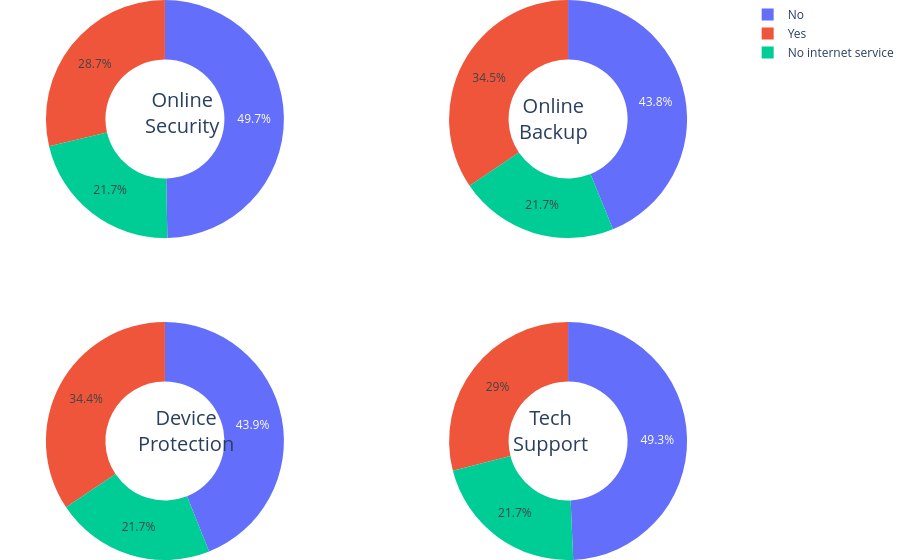

Notebook source saved alongside this figure:
### Markdown cell above
### OnlineSecurity, OnlineBackup, DeviceProtection, TechSupport

### Code cell
# Create subplots: use 'domain' type for Pie subplot
fig = make_subplots(rows=2, cols=2, specs=[[{'type':'domain'}, {'type':'domain'}],[{'type':'domain'}, {'type':'domain'}]])

fig.add_trace(go.Pie(labels=df_churn['OnlineSecurity'].value_counts().index, values=df_churn['OnlineSecurity'].value_counts().values, name="Online Security"),
              1, 1)
fig.add_trace(go.Pie(labels=df_churn['OnlineBackup'].value_counts().index, values=df_churn['OnlineBackup'].value_counts().values, name="Online Backup"),
              1, 2)
fig.add_trace(go.Pie(labels=df_churn['DeviceProtection'].value_counts().index, values=df_churn['DeviceProtection'].value_counts().values, name="Device Protection"),
              2, 1)
fig.add_trace(go.Pie(labels=df_churn['TechSupport'].value_counts().index, values=df_churn['TechSupport'].value_counts().values, name="Tech Support"),
              2, 2)

# donut-like pie chart
fig.update_traces(hole=.5, hoverinfo="label+percent")

fig.update_layout(

    # Add annotations in the center of the donut pies.
    annotations=[dict(text='Online<br>Security', x=0.195, y=0.85, font_size=20, showarrow=False),
                 dict(text='Online<br>Backup', x=0.805, y=0.84, font_size=20, showarrow=False),
                 dict(text='Device<br>Protection', x=0.185, y=0.18, font_size=20, showarrow=False),
                 dict(text='Tech<br>Support', x=0.805, y=0.18, font_size=20, showarrow=False)])
fig.update_layout(margin=dict(t=0, b=0, l=0, r=0))
fig.show()



printmd("### 'Online Backup', 'Device Protection' and 'Online Security', 'Tech Support' has similar distribution")

### Figure 1 — Plotly figure (JSON) as saved in the notebook; plotly's stock layout.template omitted (floating-point values rounded to 4 significant figures)
{"data": [{"domain": {"x": [0, 0.45], "y": [0.575, 1]}, "hole": 0.5, "hoverinfo": "label+percent", "labels": ["No", "Yes", "No internet service"], "name": "Online Security", "type": "pie", "values": [3498, 2019, 1526]}, {"domain": {"x": [0.55, 1], "y": [0.575, 1]}, "hole": 0.5, "hoverinfo": "label+percent", "labels": ["No", "Yes", "No internet service"], "name": "Online Backup", "type": "pie", "values": [3088, 2429, 1526]}, {"domain": {"x": [0, 0.45], "y": [0, 0.425]}, "hole": 0.5, "hoverinfo": "label+percent", "labels": ["No", "Yes", "No internet service"], "name": "Device Protection", "type": "pie", "values": [3095, 2422, 1526]}, {"domain": {"x": [0.55, 1], "y": [0, 0.425]}, "hole": 0.5, "hoverinfo": "label+percent", "labels": ["No", "Yes", "No internet service"], "name": "Tech Support", "type": "pie", "values": [3473, 2044, 1526]}], "layout": {"annotations": [{"font": {"size": 20}, "showarrow": false, "text": "Online<br>Security", "x": 0.195, "y": 0.85}, {"font": {"size": 20}, "showarrow": false, "text": "Online<br>Backup", "x": 0.805, "y": 0.84}, {"font": {"size": 20}, "showarrow": false, "text": "Device<br>Protection", "x": 0.185, "y": 0.18}, {"font": {"size": 20}, "showarrow": false, "text": "Tech<br>Support", "x": 0.805, "y": 0.18}], "margin": {"b": 0, "l": 0, "r": 0, "t": 0}}}
